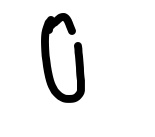
#> input picture data/dataset/0/10679.jpg, 155 x 137 px, found by its file name; its folder holds only this picture in this run
$ jupyter execute --allow-errors Simple_CV_calc.ipynb
#> lines starting #> are read from the running program, lines starting #| are printed output that depends on the picture; after the words box and inside, x2 and y2 are one past the last pixel; in counts of white or black regions, pixels touching at a corner belong together
[cell 1]
import numpy as np
import cv2
import os
import tensorflow as tf
from tensorflow.keras.layers import Input, Conv2D, Activation, MaxPool2D, Flatten, Dense, Dropout, BatchNormalization
from tensorflow.keras.initializers import glorot_uniform
from tensorflow.keras.models import Sequential
from tensorflow.keras.optimizers import Adam, SGD
from tensorflow.keras.regularizers import l2
from tensorflow.keras.preprocessing.image import ImageDataGenerator
from tensorflow.keras.callbacks import LearningRateScheduler, ModelCheckpoint
from tensorflow.keras.utils import to_categorical
from sklearn.model_selection import train_test_split
from sklearn.metrics import classification_report, confusion_matrix
from sklearn.preprocessing import LabelEncoder
import seaborn as sn
import matplotlib.pyplot as plt
import pandas as pd
import imutils
from imutils.contours import sort_contours

## Loading the Dataset

[cell 2]
x = []
y = []
datadir = r'C:\Users\Korisnik\Desktop\Simple_CV_Calculator\data\dataset'
for folder in os.listdir(datadir):
    path = os.path.join(datadir, folder)
    for images in os.listdir(path):
        img = cv2.imread(os.path.join(path, images))
#> img is the input picture: shape (137, 155, 3); min 0, max 255, mean 236.8
        x.append(img)
        y.append(folder)

print(len(x))
#| 2
print(len(y))
print(f'labels : {list(set(y))}')

[cell 3]
figure = plt.figure(figsize=(10, 10))
j = 0
for i in list(set(y)):
    idx = y.index(i)
    img = x[idx]
    img = cv2.resize(img, (256, 256))
    figure.add_subplot(5, 5, j+1)
    plt.imshow(img)
    plt.axis('off')
    plt.title(i)
    j += 1
#> this loop made 2 passes
#> pass 1, `img = cv2.resize(img, (256, 256))`:
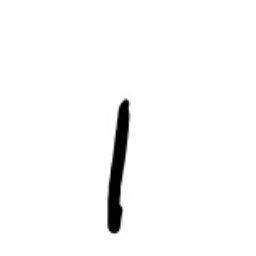
#> img: shape (256, 256, 3); min 0, max 255, mean 248.7
#> pass 2, `img = cv2.resize(img, (256, 256))`:
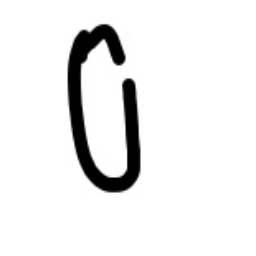
#> img: shape (256, 256, 3); min 0, max 255, mean 236.7
#> after the loop, j = 2
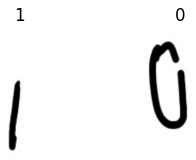
#> figure drawn by matplotlib, 2 panels

## Preprocessing the Data

[cell 4]
X = []
for i in range(len(x)):
#     print(i)
    img = x[i]
    img_gray = cv2.cvtColor(img, cv2.COLOR_BGR2GRAY)
    threshold_image = cv2.threshold(img_gray, 0, 255, cv2.THRESH_BINARY_INV|cv2.THRESH_OTSU)[1]
    threshold_image = cv2.resize(threshold_image, (32, 32))
    X.append(threshold_image)
#> this loop made 2 passes
#> pass 1, `threshold_image = cv2.threshold(img_gray, 0, 255, cv2.THRESH_BINARY_IN..`:
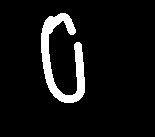
#> threshold_image: shape (137, 155); 7.2% white; 1 white region, box (x1, y1, x2, y2) and area: (41, 13, 85, 103) 1536
#> pass 1, `threshold_image = cv2.resize(threshold_image, (32, 32))`:
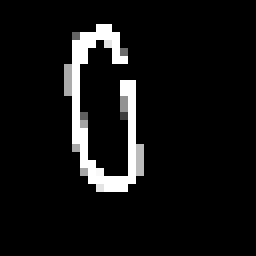
#> threshold_image: shape (32, 32) (shown 8 times larger); min 0, max 255, mean 17.7
#> pass 2, `img_gray = cv2.cvtColor(img, cv2.COLOR_BGR2GRAY)`:
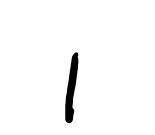
#> img_gray: shape (135, 155); min 0, max 255, mean 248.7
#> after the loop, X = 2 items
print(len(X))
#| 2

[cell 5]
label_encoder = LabelEncoder()
y = label_encoder.fit_transform(y)
print(len(y))

[cell 6]
X_train, X_test, Y_train, Y_test = train_test_split(X, y, test_size=0.2)
#> X_train = 1 item; X_test = 1 item; Y_train = [0]; Y_test = [1]
